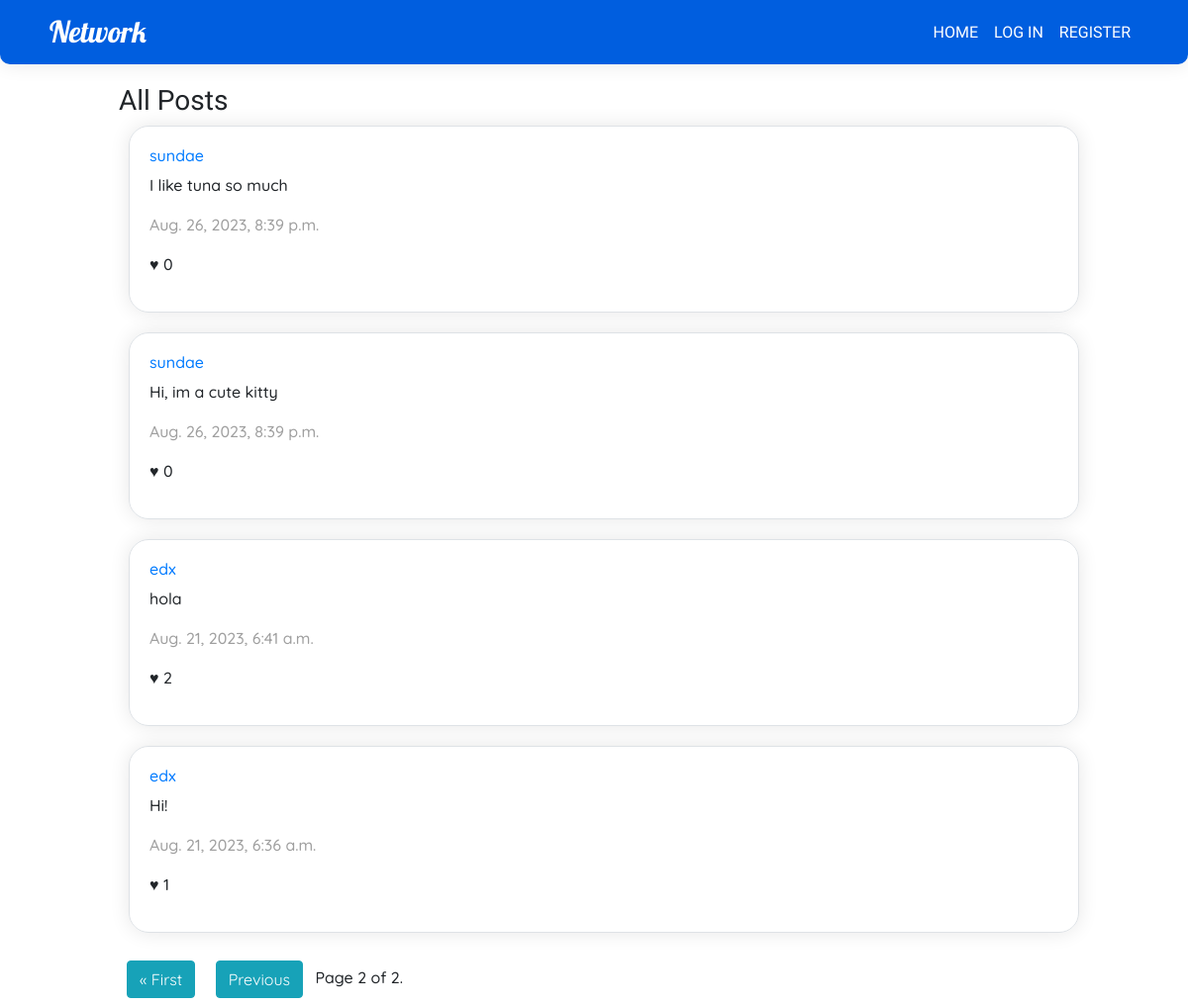
Screenshot of /?page=2 with the database file from the repository.
### network/models.py (models this page shows, shortened)
class Post(models.Model):
    content = models.CharField(max_length=140)
    user = models.ForeignKey(User, related_name=("author"), on_delete=models.CASCADE)
    date = models.DateTimeField(auto_now_add=True)
    likedBy = models.ManyToManyField(User, null=True, blank=True, related_name="likedBy")
    likes = models.IntegerField(default=0)

class User(AbstractUser):
    followers = models.ManyToManyField('self', symmetrical=False, related_name='user_followers')
    follows = models.ManyToManyField('self', symmetrical=False, related_name='user_follows')

### network/views.py (the view)
# urls.py: path("", views.index, name="index"),
def index(request):
    postList = Post.objects.all().order_by('-date')
    paginator = Paginator(postList, 10)
    page_number = request.GET.get('page')
    page_obj = paginator.get_page(page_number)
    user_in = request.user
    if user_in.is_authenticated:
        liked_post_ids = Like.objects.filter(whoLiked=user_in).values_list('postLiked_id', flat=True)
    else:
        liked_post_ids =[]
    return render(request, "network/index.html", {
        "posts": page_obj,
        "userIn": user_in,
        "likedPostsId": liked_post_ids
    })

### network/templates/network/index.html (shortened to what this page needs)
{% extends "network/layout.html" %} {% block body %}
<div class="container-center">
  <h3 class="francois-one-regular">All Posts</h3>
  {% for post in posts %}
  <div class="newpost border mt-2 quicksand" id="post-{{ post.id }}">
    <h6><a href="{% url 'user_profile' id=post.user.id %}">{{post.user}}</a></h6>
    <p id="content-{{ post.id }}">{{post.content}}</p>
    <p style="color:#9F9F9F;">{{post.date}}</p>
    <p id="likes-{{post.id}}">	&hearts; {{post.likes}}</p>
  </div>
  {% endfor %}
  <div class="pagination quicksand">
    <span class="step-links">
        {% if posts.has_previous %}
            <a class="m-2 btn btn-info" href="?page=1">&laquo; First</a>
            <a class="m-2 btn btn-info" href="?page={{ posts.previous_page_number }}">Previous</a>
        {% endif %}
        <span class="current">
            Page {{ posts.number }} of {{ posts.paginator.num_pages }}.
        </span>
    </span>
</div>
</div>
{% endblock %}

### network/static/network/styles.css (style rules this page uses)
.quicksand { font-family: "Quicksand", sans-serif; font-optical-sizing: auto; font-weight: 500; font-style: normal; }
.francois-one-regular { font-family: "Francois One", sans-serif; font-weight: 400; font-style: normal; }
.newpost { width: 100%; padding: 20px; height: auto; border-radius: 20px; box-shadow: 0 0 20px #e7e7e7; margin: 20px 10px; }
.container-center { margin-left: auto; margin-right: auto; width: 80vw; margin-top: 20px; }

### rows the page displays
Post: user "sundae", content "I like tuna so much", date "Aug. 26, 2023, 8:39 p.m.", likes "0"
Post: user "sundae", content "Hi, im a cute kitty", date "Aug. 26, 2023, 8:39 p.m.", likes "0"
Post: user "edx", content "hola", date "Aug. 21, 2023, 6:41 a.m.", likes "2"
Post: user "edx", content "Hi!", date "Aug. 21, 2023, 6:36 a.m.", likes "1"

### other values shown
{{ posts.number }} "2"
{{ posts.paginator.num_pages }} "2"
